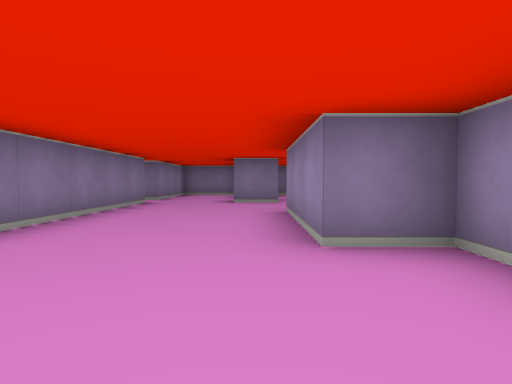
view 1 (above)

16 first-person views from a walk through a cub3D ray-caster map. The camera is about half as high as the walls, tilts 2° down and sees 75° across. The floor is counted in squares. Each view is taken from the middle of a square. On the plan, view 1 faces up. The plan holds only what a view shows up to about 9 squares ahead; the rest is blank. The place goes on beyond the plan.

view 2
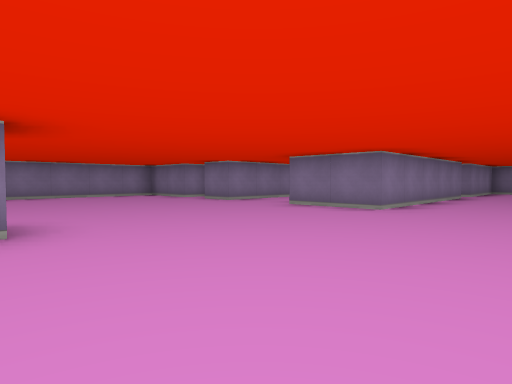

view 3
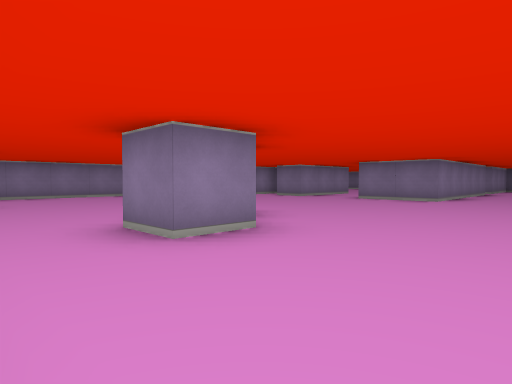

view 4
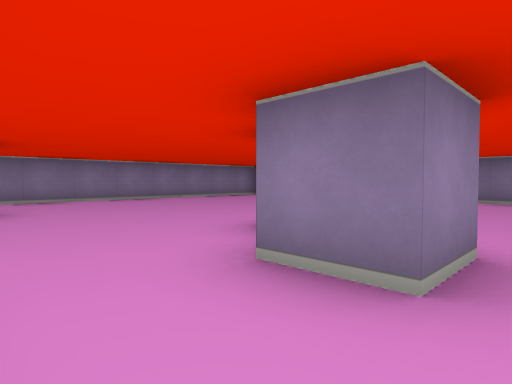

view 5
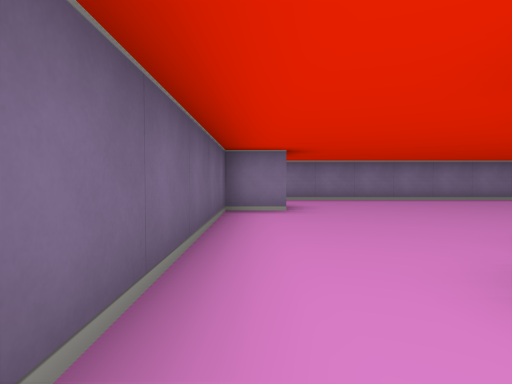

view 6
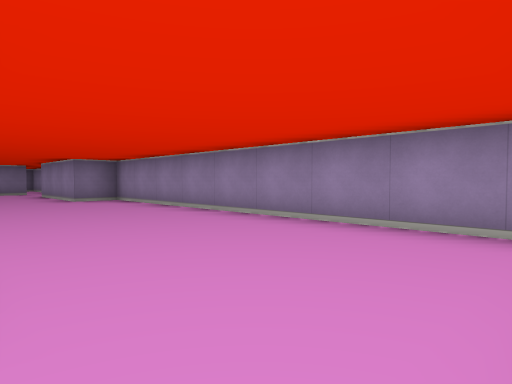

view 7
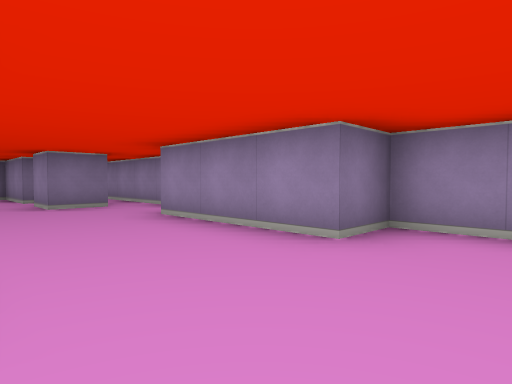

view 8
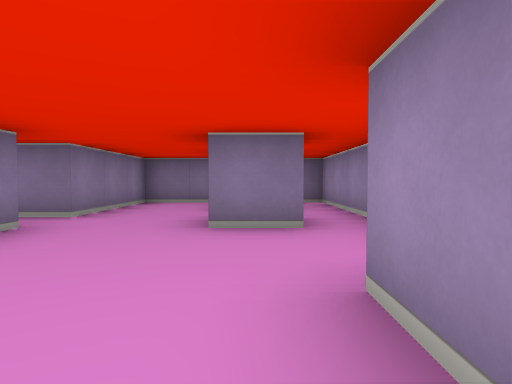

view 9
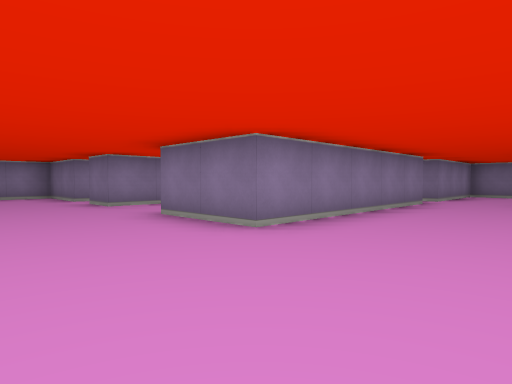

view 10
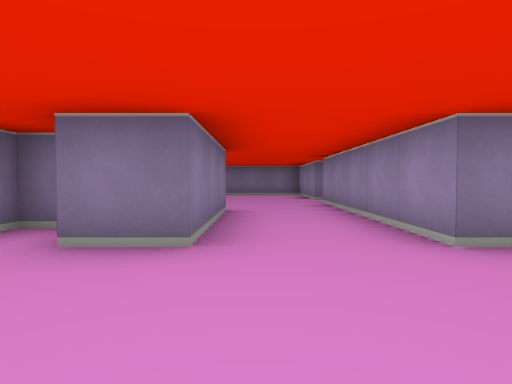

view 11
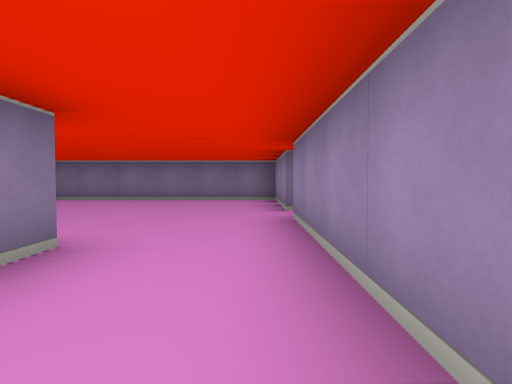

view 12
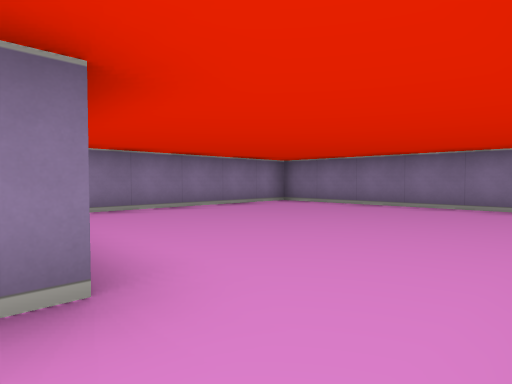

view 13
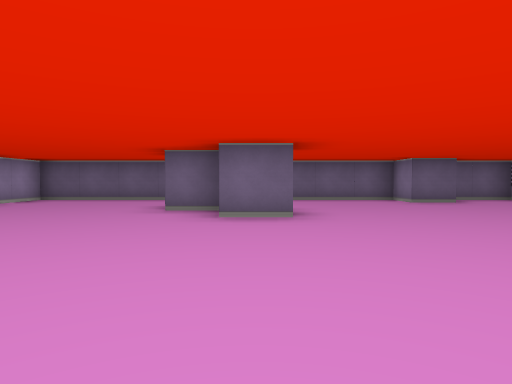

view 14
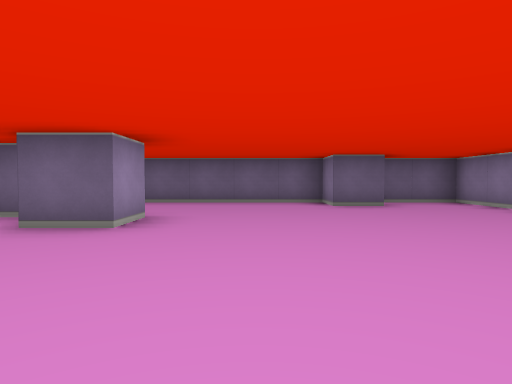

view 15
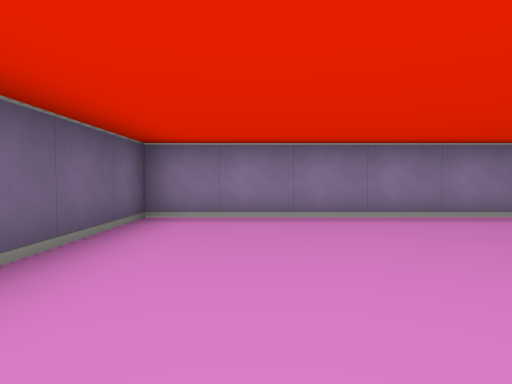

view 16
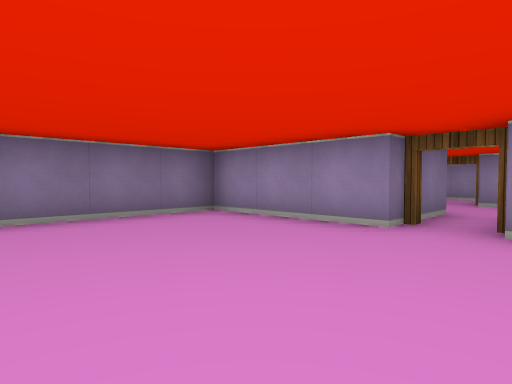

### Floor plan
Points are (right, up) in squares from view 1. A wall is a line through its corners. A room is listed if a view was taken in it or the views show most of it. See-through windows are left out.
Room 1 (views 1, 2, 3, 4, 5, 6, 7, 8, 9, 10, 13, 14)
walls: (-6.5, 2.5) (-7.5, 2.5); (-4.5, -3.5) (-4.5, -2.5) (-3.5, -2.5); (-3.5, -3.5) (-2.5, -3.5) (-2.5, -4.5) (-3.5, -4.5); (-8, 3.5) (-8.5, 3.5) (-8.5, 2.5) (-10.2, 2.5); (-10.5, 2.2) (-10.5, -6.5) (-8.9, -6.5); (-8.6, -5.5) (-7.5, -5.5) (-7.5, -6.5) (1.5, -6.5) (1.5, 2.5) (0.5, 2.5) (0.5, 5.5); (-2.5, 7.5) (-2.5, 2.5) (-4.5, 2.5); (0.6, 7.5) (-0.5, 7.5) (-0.5, 8.5); (1.5, 7.2) (1.5, 11.5) (1, 11.5); (-0.5, 9.5) (-0.5, 11.5) (-2.5, 11.5) (-2.5, 8.5) (-4.5, 8.5)
ways out: opening at (-5.5, 3) to room 2; open door at (-4, 8) to room 2; open door at (0, 9)
Room 2 (views 11, 12, 15, 16)
walls: (-6.5, 5.6) (-6.5, 2.5); (-4.5, 8.5) (-4.5, 11.5) (-10.5, 11.5) (-10.5, 5.5) (-7.9, 5.5); (-4.5, 2.5) (-4.5, 7.5)
ways out: opening at (-5.5, 3) to room 1; open door at (-4, 8) to room 1

Positions as (right, up) in squares from view 1, and headings:
1: (0, 0), facing up
2: (0, -3), facing up-left
3: (0, -6), facing up-left
4: (-2, -6), facing up-left
5: (-2, -6), facing left
6: (-2, -6), facing up-right
7: (-2, 1), facing up-right
8: (0, 4), facing up
9: (0, 0), facing up-left
10: (-6, 0), facing up
11: (-5, 3), facing up
12: (-5, 5), facing up-left
13: (-4, 2), facing down
14: (-6, 1), facing down
15: (-6, 7), facing left
16: (-8, 7), facing up-right
